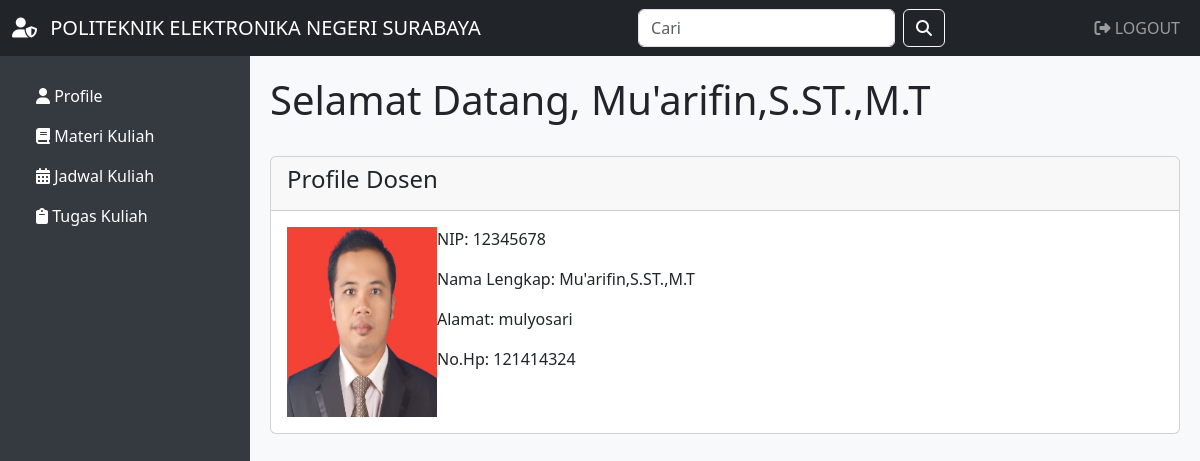
Page /haldosen.php?id_dosen=1 (signed in) on the committed database.
### tables this page shows
CREATE TABLE `dosen` (
  `id_dosen` int(11) NOT NULL,
  `username` varchar(225) NOT NULL,
  `password` varchar(225) NOT NULL,
  `nama` varchar(225) NOT NULL,
  `nip` int(100) NOT NULL,
  `alamat` varchar(225) NOT NULL,
  `nohp` int(100) NOT NULL,
  `foto` varchar(225) NOT NULL,
  `matkulampu` varchar(255) NOT NULL
);

### haldosen.php (the view, shortened to what this page needs)
<?php
include 'koneksi.php';
$id_dosen = $_GET['id_dosen'];
$query = "SELECT * FROM dosen WHERE id_dosen='$id_dosen'";
$result = mysqli_query($koneksi, $query);
$data = mysqli_fetch_assoc($result);
?>
<!DOCTYPE html>
<html lang="en">
<head>
    <link rel="stylesheet" href="https://cdnjs.cloudflare.com/ajax/libs/font-awesome/6.0.0-beta3/css/all.min.css">
    <link href="https://cdn.jsdelivr.net/npm/bootstrap@5.3.0-alpha2/dist/css/bootstrap.min.css" rel="stylesheet">
</head>
<body>
    <nav class="navbar navbar-expand-lg navbar-dark bg-dark text-uppercase">
        <div class="container-fluid">
            <a class="navbar-brand" href="index.php">
                <i class="fas fa-user-shield me-2"></i> Politeknik Elektronika Negeri Surabaya
            </a>
            <div class="collapse navbar-collapse" id="navbarSupportedContent">
                <form class="d-flex ms-auto">
                    <input class="form-control me-2" type="search" placeholder="Cari" aria-label="Search">
                    <button class="btn btn-outline-light" type="submit">
                        <i class="fas fa-search"></i>
                    </button>
                </form>
                <ul class="navbar-nav ms-auto">
                    <li class="nav-item">
                        <a class="nav-link" href="logout.php"><i class="fas fa-sign-out-alt"></i> Logout</a>
                    </li>
                </ul>
            </div>
        </div>
    </nav>
    <div class="dashboard">
        <ul class="nav flex-column">
            <li class="nav-item">
                <a class="nav-link active text-white" href="haldosen.php?id_dosen=<?php echo $data['id_dosen'] ?>"><i class="fas fa-user"></i> Profile</a>
            </li>
            <li class="nav-item">
                <a class="nav-link active text-white" href="uploadmateri.php?id_dosen=<?php echo $data['id_dosen'] ?>"><i class="fas fa-book"></i> Materi Kuliah</a>
            </li>
            <li class="nav-item">
                <a class="nav-link active text-white" href="jadwalmahasiswa.php"><i class="fas fa-calendar-alt"></i> Jadwal Kuliah</a>
            </li>
            <li class="nav-item">
                <a class="nav-link active text-white" href="uploadtugas.php?id_dosen=<?php echo $data['id_dosen'] ?>"><i class="fas fa-clipboard"></i> Tugas Kuliah</a>
            </li>
        </ul>
    </div>
    <div class="content">
        <h1>Selamat Datang, <?php echo $data['nama']; ?></h1>
        <br>
        <div class="card">
            <div class="card-header">
                <h4>Profile Dosen</h4>
            </div>
            <div class="card-body">
                <div class="row">
                    <div class="col-md-2">
                        <img src="gambar/<?php echo $data['foto']; ?>" width="150" height="190">
                    </div>
                    <div class="col-md-7">
                        <p>NIP: <?php echo $data['nip']; ?></p>
                        <p>Nama Lengkap: <?php echo $data['nama']; ?></p>
                        <p>Alamat: <?php echo $data['alamat']; ?></p>
                        <p>No.Hp: <?php echo $data['nohp']; ?></p>
                    </div>
                </div>
            </div>
        </div>
    </div>
    <?php
    include('./include/footer.php');
    ?>

### haldosen.php (style rules this page uses)
.dashboard { background-color: #343a40; color: #fff; padding: 20px; }
.dashboard .nav-link { color: #fff; }
.content { padding: 20px; background-color: #f8f9fa; }
@media (min-width: 992px) { .dashboard { position: fixed; top: 56px; bottom: 0; left: 0; width: 250px; overflow-y: auto; } }
@media (min-width: 992px) { .content { margin-left: 250px; height: calc(100vh - 56px); overflow-y: auto; } }

### rows in the picture
dosen: nama "Mu'arifin,S.ST.,M.T", foto (picture), nip "12345678", alamat "mulyosari", nohp "121414324"
